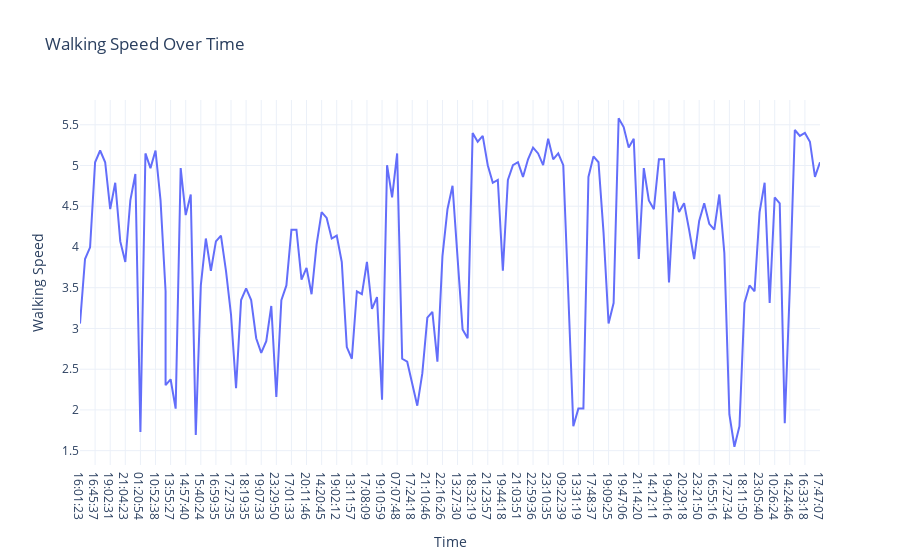

Source (notebook cell):
### Code cell
fig4 = px.line(data, x="Time",
               y="Walking Speed",
               title="Walking Speed Over Time")
fig4.show()

### Figure 1 — Plotly figure (JSON) as saved in the notebook; plotly's stock layout.template omitted (floating-point values rounded to 4 significant figures; data arrays with more than 128 entries replaced by an {"elided": "..."} marker saying what was removed)
{"data": [{"hovertemplate": "Time=%{x}<br>Walking Speed=%{y}<extra></extra>", "legendgroup": "", "line": {"color": "#636efa", "dash": "solid"}, "marker": {"symbol": "circle"}, "mode": "lines", "name": "", "orientation": "v", "showlegend": false, "type": "scatter", "x": {"elided": "149 str values"}, "xaxis": "x", "y": {"elided": "149 float values"}, "yaxis": "y"}], "layout": {"legend": {"tracegroupgap": 0}, "title": {"text": "Walking Speed Over Time"}, "xaxis": {"anchor": "y", "domain": [0, 1], "title": {"text": "Time"}}, "yaxis": {"anchor": "x", "domain": [0, 1], "title": {"text": "Walking Speed"}}}}
